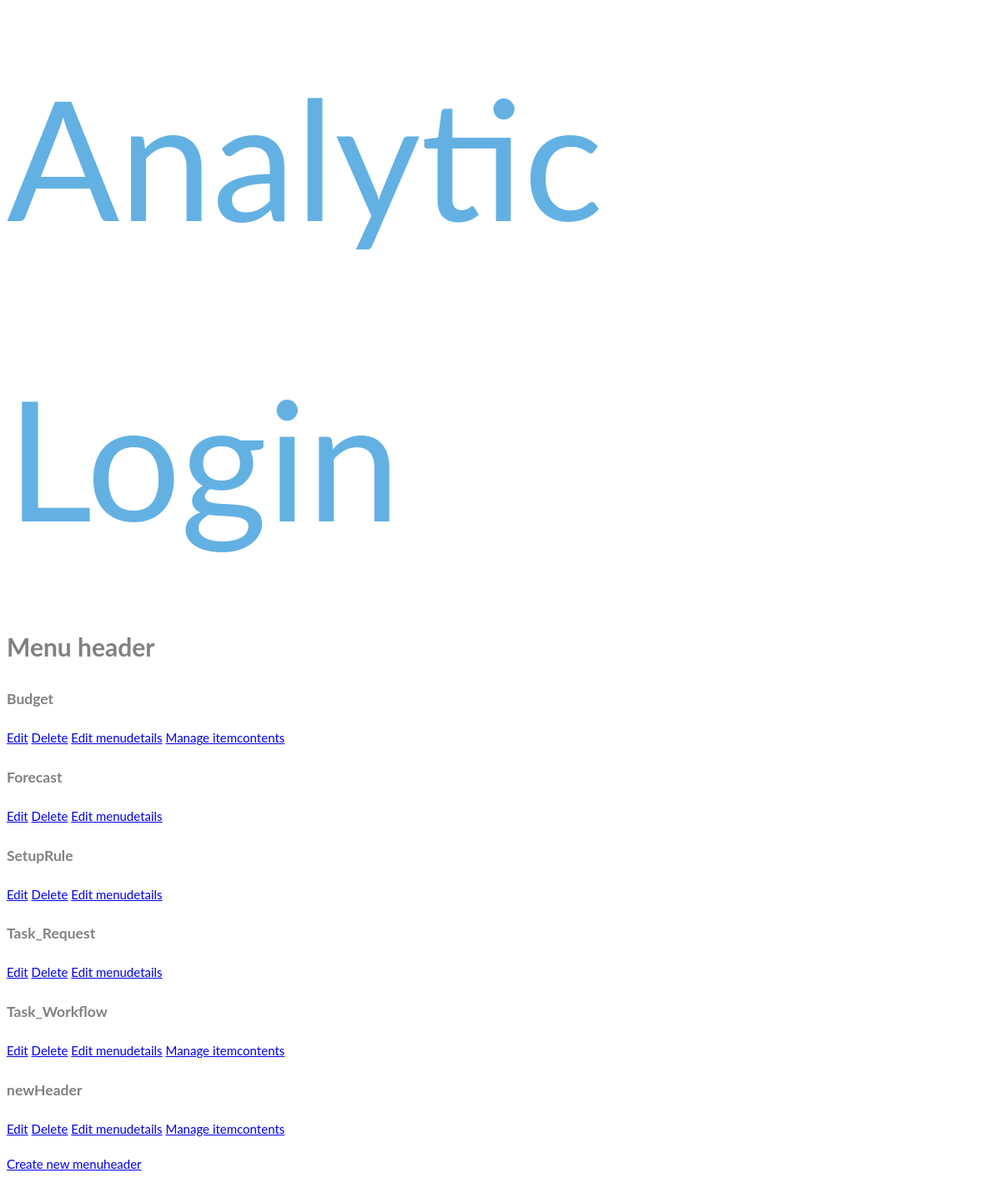
Page /mine/ (signed in) on the committed database.
### menu/models.py (models this page shows, shortened)
class MenuHeader(models.Model):
    owner = models.ForeignKey(User, related_name='rel_menu_headers_users')
    menufunction = models.ForeignKey(MenuFunction, related_name='rel_menu_headers_functions')
    employees = models.ManyToManyField(User, related_name='rel_menuheaders_employees', blank=True)
    name= models.CharField(max_length=200, db_index=True)
    slug = models.SlugField(max_length=200, db_index=True, unique=True)
    image = models.ImageField(upload_to='image/menuheader/%Y/%m/%d', blank=True)
    description = models.TextField(blank=True)
    orderview = models.PositiveIntegerField()
    available = models.BooleanField(default=True)
    createddate = models.DateTimeField(auto_now_add=True)
    updateddate = models.DateTimeField(auto_now=True)
    class Meta:
        ordering = ('name',)
        verbose_name = 'menu header'
        verbose_name_plural = 'menu headers'

### menu/views.py (the view)
class ManageMHListView(OwnerMHMixin, ListView):
    template_name = 'menu/manage/menuheader/list.html'
    def get_queryset(self):
        qs = super(ManageMHListView, self).get_queryset()
        return qs.filter(owner=self.request.user)

### menu/views.py (called while the page is built)
    def get_queryset(self):
        qs = super(OwnerMixin, self).get_queryset()
        return qs.filter(owner=self.request.user)

### menu/templates/menu/manage/menuheader/list.html (shortened to what this page needs)
{% extends "base.html" %}
{% block content %}
<h1>Menu header</h1>
    <div class="module">
        {% for menuheader in object_list %}
            <div class="menuheader-info">
                <h3>{{ menuheader.name }}</h3>
                <p>
                    <a href="{% url "menuheader_edit" menuheader.id %}">Edit</a>
                    <a href="{% url "menuheader_delete" menuheader.id %}">Delete</a>
                    <a href="{% url "menuheader_menudetail_update" menuheader.id %}">Edit menudetails</a>
                    {% if menuheader.rel_menu_details.count > 0 %}
                        <a href="{% url "menudetail_itemcontent_list" menuheader.rel_menu_details.first.id %}">Manage itemcontents</a>
                    {% endif %}
                </p>
            </div>
        {% empty %}
            <p>You haven't created any menu yet.</p>
        {% endfor %}
        <p>
            <a href="{% url "menuheader_create" %}" class="button">Create new menuheader</a>
        </p>
    </div>
{% endblock %}

### menu/static/css/base.css (style rules this page uses)
body { font: 400 15px Lato, sans-serif; line-height: 1.8; color: #818181; }

### rows in the picture
MenuHeader: name "Budget", shows "Manage itemcontents"
MenuHeader: name "Forecast"
MenuHeader: name "SetupRule"
MenuHeader: name "Task_Request"
MenuHeader: name "Task_Workflow", shows "Manage itemcontents"
MenuHeader: name "newHeader", shows "Manage itemcontents"
